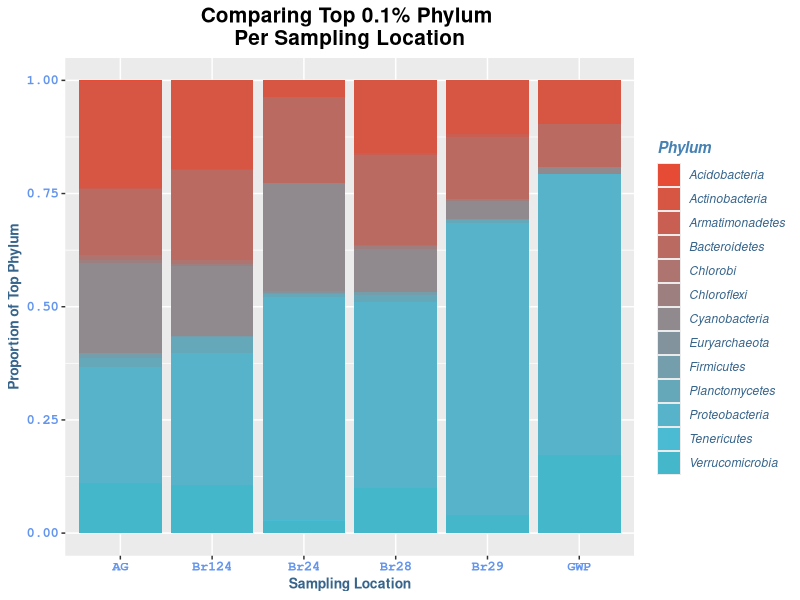
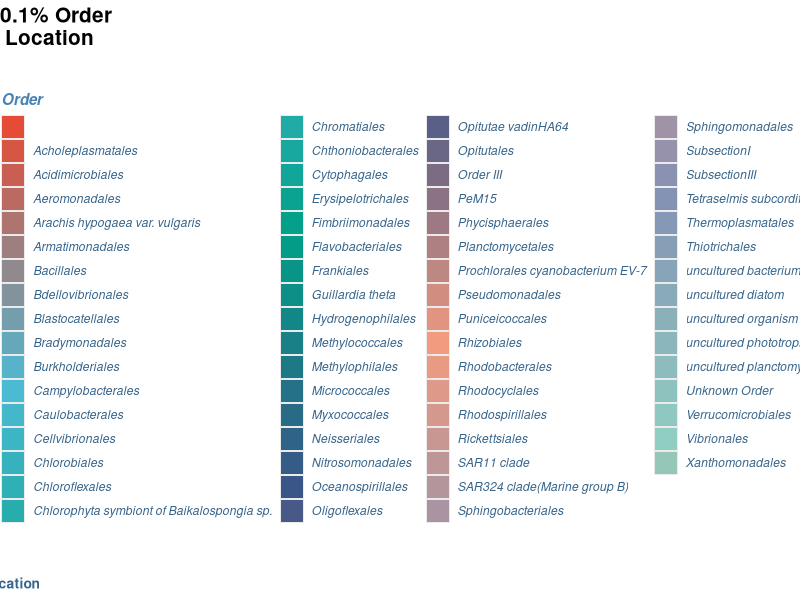
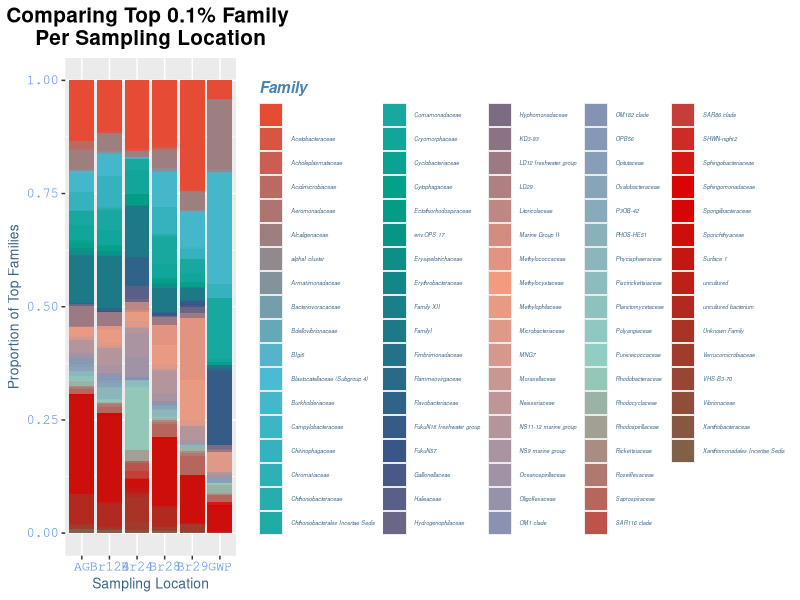

R code for these plots, in order:
#this is the code used to create figure 1 A & B 
#import data, remember to set your directory first
data <- read.csv('taxa_barplots_final_corrected.csv', header=T, sep = ";", row.names=1)
#view the data to check for any errors during import
View(data)
##start libraries 
library(ggplot2)
library(tidyverse)
library(ggsci)
library(RColorBrewer)
# create an extended color palete, i am using ggsci color palettes and extending the number of colors to allow for use in the charts
nb.cols <- 87
mypal = pal_npg("nrc", alpha = 0.7)(9) 
mycolors <- colorRampPalette(mypal)(nb.cols)
# here we set our main plot using ggplot2 
phylum <- ggplot() + geom_bar(aes(y= Percentage,
                        x = Site_Type, 
                        fill = Phylum),
                    data = data,
                    stat = 'identity',
                    position = "fill")
# create a theme, this is used to add styles to the plot
mynamestheme <- theme(plot.title = element_text(family = "Helvetica", face = "bold", size = (15), hjust = 0.5), 
                      legend.title = element_text(colour = "steelblue",  face = "bold.italic", family = "Helvetica"), 
                      legend.text = element_text(face = "italic", colour="steelblue4",family = "Helvetica"), 
                      axis.title = element_text(family = "Helvetica", size = (10), colour = "steelblue4", face = "bold"),
                      axis.text = element_text(family = "Courier", colour = "cornflowerblue", size = (10), face = "bold"))
# now we are going to print the chart as well as adding the color, theme and titles/labels 
print(phylum + mynamestheme + scale_fill_manual(values = mycolors) + ggtitle("Comparing Top 0.1% Phylum \nPer Sampling Location") +labs(y="Proportion of Top Phylum", x="Sampling Location"))

# now we create the plot for order 
order <- ggplot() + geom_bar(aes(y= Percentage,
                                  x = Site_Type, 
                                  fill = Order),
                              data = data,
                              stat = 'identity',
                              position = "fill")
#our theme and colors are already set so we can just print the graph with new titles 
print(order + mynamestheme + scale_fill_manual(values = mycolors) + ggtitle("Comparing Top 0.1% Order \nPer Sampling Location") +labs(y="Proportion of Top Orders", x="Sampling Location") + aes(position = "fill"))
#now for family
family <- ggplot() + geom_bar(aes(y= Percentage,
                                           x = Site_Type, 
                                           fill = Family),
                                       data = data,
                                       stat = 'identity',
                                       position = "fill")
# we adjust the theme alittle so we need to run again 
mynamestheme <- theme(plot.title = element_text(family = "Helvetica", face = "bold", size = (15), hjust = 0.5), 
                      legend.title = element_text(colour = "steelblue",  face = "bold.italic", family = "Helvetica"), 
                      legend.text = element_text(face = "italic", colour="steelblue4",family = "Helvetica", size = (4)), 
                      axis.title = element_text(family = "Helvetica", size = (10), colour = "steelblue4"),
                      axis.text = element_text(family = "Courier", colour = "cornflowerblue", size = (10)))
# and print 
print(family + mynamestheme + scale_fill_manual(values = mycolors) + ggtitle("Comparing Top 0.1% Family \nPer Sampling Location") +labs(y="Proportion of Top Families", x="Sampling Location") + aes(position = "fill"))













